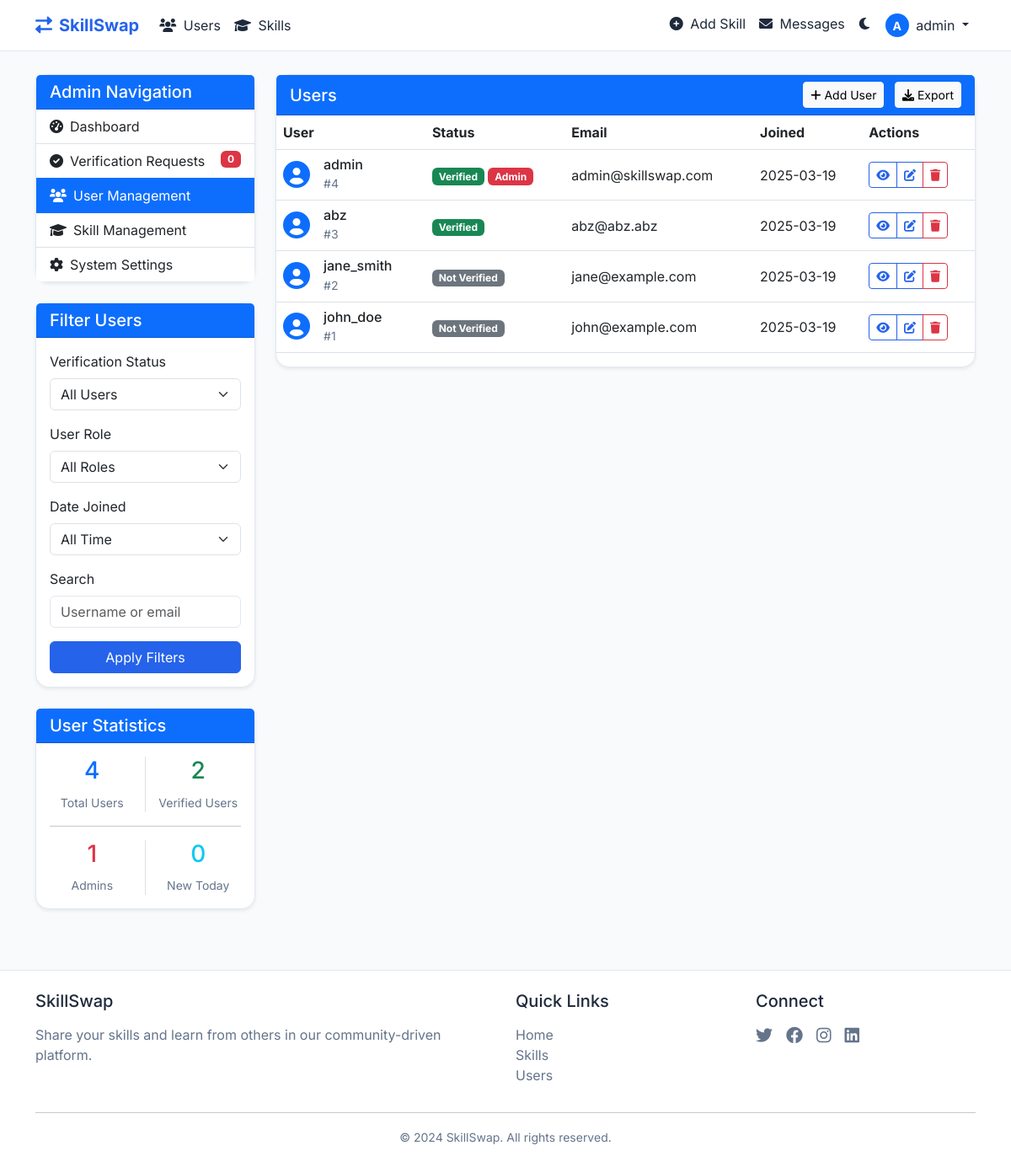
Page /admin/users (signed in) on the committed database.
### app.py (models this page shows)
class User(UserMixin, db.Model):
    id = db.Column(db.Integer, primary_key=True)
    username = db.Column(db.String(80), unique=True, nullable=False)
    email = db.Column(db.String(120), unique=True, nullable=False)
    password_hash = db.Column(db.String(256), nullable=False)
    created_at = db.Column(db.DateTime, default=datetime.utcnow)
    is_verified = db.Column(db.Boolean, default=False)
    is_admin = db.Column(db.Boolean, default=False)
    skills = db.relationship('Skill', backref='user', lazy=True)
    verification_requests = db.relationship('VerificationRequest', backref='user', lazy=True)

### app.py (the view, shortened to what this page needs)
@app.route('/admin/users')
@login_required
@admin_required
def admin_users():
    page = request.args.get('page', 1, type=int)
    per_page = 20
    verified_filter = request.args.get('verified', 'all')
    role_filter = request.args.get('role', 'all')
    date_joined_filter = request.args.get('date_joined', 'all')
    search = request.args.get('search', '')
    query = User.query
    if verified_filter and verified_filter != 'all':
        is_verified = verified_filter == 'verified'
        query = query.filter_by(is_verified=is_verified)
    if role_filter and role_filter != 'all':
        is_admin = role_filter == 'admin'
        query = query.filter_by(is_admin=is_admin)
    query = query.order_by(User.created_at.desc())
    pagination = query.paginate(page=page, per_page=per_page, error_out=False)
    users = pagination.items
    stats = {
        'total_users': User.query.count(),
        'verified_users': User.query.filter_by(is_verified=True).count(),
        'admin_users': User.query.filter_by(is_admin=True).count(),
        'new_users_today': User.query.filter(
            User.created_at >= datetime.utcnow().replace(hour=0, minute=0, second=0, microsecond=0)
        ).count(),
        'pending_verifications': VerificationRequest.query.filter_by(status='pending').count()
    }
    return render_template(
        'admin/users.html',
        users=users,
        stats=stats,
        page=page,
        pages=pagination.pages
    )

### templates/admin/users.html (shortened to what this page needs)
{% extends "base.html" %}
{% block content %}
<div class="container py-4">
    <div class="row">
        <div class="col-lg-3">
            <div class="card shadow-sm mb-4">
                <div class="card-header bg-primary text-white">
                    <h5 class="mb-0">Admin Navigation</h5>
                </div>
                <div class="list-group list-group-flush">
                    <a href="{{ url_for('admin_dashboard') }}" class="list-group-item list-group-item-action">
                        <i class="fas fa-tachometer-alt me-2"></i>Dashboard
                    </a>
                    <a href="{{ url_for('admin_verification_requests') }}" class="list-group-item list-group-item-action">
                        <i class="fas fa-check-circle me-2"></i>Verification Requests
                        <span class="badge bg-danger float-end">{{ stats.pending_verifications }}</span>
                    </a>
                    <a href="{{ url_for('admin_users') }}" class="list-group-item list-group-item-action active">
                        <i class="fas fa-users me-2"></i>User Management
                    </a>
                    <a href="{{ url_for('admin_skills') }}" class="list-group-item list-group-item-action">
                        <i class="fas fa-graduation-cap me-2"></i>Skill Management
                    </a>
                    <a href="{{ url_for('admin_settings') }}" class="list-group-item list-group-item-action">
                        <i class="fas fa-cog me-2"></i>System Settings
                    </a>
                </div>
            </div>
            <div class="card shadow-sm mb-4">
                <div class="card-header bg-primary text-white">
                    <h5 class="mb-0">Filter Users</h5>
                </div>
                <div class="card-body">
                    <form action="{{ url_for('admin_users') }}" method="GET">
                        <div class="mb-3">
                            <label for="verified" class="form-label">Verification Status</label>
                            <select class="form-select" id="verified" name="verified">
                                <option value="all" {% if request.args.get('verified') == 'all' or not request.args.get('verified') %}selected{% endif %}>All Users</option>
                            </select>
                        </div>
                        <div class="mb-3">
                            <label for="role" class="form-label">User Role</label>
                            <select class="form-select" id="role" name="role">
                                <option value="all" {% if request.args.get('role') == 'all' or not request.args.get('role') %}selected{% endif %}>All Roles</option>
                            </select>
                        </div>
                        <div class="mb-3">
                            <label for="date_joined" class="form-label">Date Joined</label>
                            <select class="form-select" id="date_joined" name="date_joined">
                                <option value="all" {% if request.args.get('date_joined') == 'all' or not request.args.get('date_joined') %}selected{% endif %}>All Time</option>
                            </select>
                        </div>
                        <div class="mb-3">
                            <label for="search" class="form-label">Search</label>
                            <input type="text" class="form-control" id="search" name="search" placeholder="Username or email" value="{{ request.args.get('search', '') }}">
                        </div>
                        <div class="d-grid">
                            <button type="submit" class="btn btn-primary">Apply Filters</button>
                        </div>
                    </form>
                </div>
            </div>
            <div class="card shadow-sm">
                <div class="card-header bg-primary text-white">
                    <h5 class="mb-0">User Statistics</h5>
                </div>
                <div class="card-body">
                    <div class="row text-center">
                        <div class="col-6 border-end">
                            <h3 class="text-primary">{{ stats.total_users }}</h3>
                            <small class="text-muted">Total Users</small>
                        </div>
                        <div class="col-6">
                            <h3 class="text-success">{{ stats.verified_users }}</h3>
                            <small class="text-muted">Verified Users</small>
                        </div>
                    </div>
                    <hr>
                    <div class="row text-center">
                        <div class="col-6 border-end">
                            <h3 class="text-danger">{{ stats.admin_users }}</h3>
                            <small class="text-muted">Admins</small>
                        </div>
                        <div class="col-6">
                            <h3 class="text-info">{{ stats.new_users_today }}</h3>
                            <small class="text-muted">New Today</small>
                        </div>
                    </div>
                </div>
            </div>
        </div>
        <div class="col-lg-9">
            <div class="card shadow-sm">
                <div class="card-header bg-primary text-white d-flex justify-content-between align-items-center">
                    <h5 class="mb-0">Users</h5>
                    <div>
                        <a href="{{ url_for('admin_users_create') }}" class="btn btn-sm btn-light me-2">
                            <i class="fas fa-plus me-1"></i>Add User
                        </a>
                        {% if users %}
                        <a href="{{ url_for('admin_export_users') }}" class="btn btn-sm btn-light">
                            <i class="fas fa-download me-1"></i>Export
                        </a>
                        {% endif %}
                    </div>
                </div>
                {% if users %}
                <div class="table-responsive">
                    <table class="table table-hover align-middle">
                        <thead>
                            <tr>
                                <th>User</th>
                                <th>Status</th>
                                <th>Email</th>
                                <th>Joined</th>
                                <th>Actions</th>
                            </tr>
                        </thead>
                        <tbody>
                            {% for user in users %}
                            <tr>
                                <td>
                                    <div class="d-flex align-items-center">
                                        <div class="me-3">
                                            <i class="fas fa-user-circle fa-2x text-primary"></i>
                                        </div>
                                        <div>
                                            <h6 class="mb-0">{{ user.username }}</h6>
                                            <small class="text-muted">#{{ user.id }}</small>
                                        </div>
                                    </div>
                                </td>
                                <td>
                                    <div>
                                        {% if user.is_verified %}
                                            <span class="badge bg-success">Verified</span>
                                        {% else %}
                                            <span class="badge bg-secondary">Not Verified</span>
                                        {% endif %}
                                        {% if user.is_admin %}
                                            <span class="badge bg-danger">Admin</span>
                                        {% endif %}
                                    </div>
                                </td>
                                <td>{{ user.email }}</td>
                                <td>{{ user.created_at.strftime('%Y-%m-%d') }}</td>
                                <td>
                                    <div class="btn-group">
                                        <a href="{{ url_for('admin_user_detail', user_id=user.id) }}" class="btn btn-sm btn-outline-primary">
                                            <i class="fas fa-eye"></i>
                                        </a>
                                        <a href="{{ url_for('admin_user_edit', user_id=user.id) }}" class="btn btn-sm btn-outline-primary">
                                            <i class="fas fa-edit"></i>
                                        </a>
                                        <button type="button" class="btn btn-sm btn-outline-danger" data-bs-toggle="modal" data-bs-target="#deleteUserModal{{ user.id }}">
                                            <i class="fas fa-trash"></i>
                                        </button>
                                    </div>
                                </td>
                            </tr>
                            {% endfor %}
                        </tbody>
                    </table>
                </div>
                {% else %}
                <div class="card-body text-center py-5">
                    <i class="fas fa-users fa-3x text-muted mb-3"></i>
                    <p class="lead mb-0">No users found matching your criteria</p>
                </div>
                {% endif %}
            </div>
        </div>
    </div>
</div>
{% endblock %}

### templates/base.html (shortened to what this page needs)
<!DOCTYPE html>
<html lang="en">
<head>
    <link href="https://cdn.jsdelivr.net/npm/bootstrap@5.3.0/dist/css/bootstrap.min.css" rel="stylesheet">
    <link href="https://cdnjs.cloudflare.com/ajax/libs/font-awesome/6.0.0/css/all.min.css" rel="stylesheet">
    <link href="{{ url_for('static', filename='css/style.css') }}" rel="stylesheet">
</head>
<body>
    <nav class="navbar navbar-expand-lg fixed-top">
        <div class="container">
            <a class="navbar-brand" href="{{ url_for('index') }}">
                <i class="fas fa-exchange-alt me-2"></i>SkillSwap
            </a>
            <div class="collapse navbar-collapse" id="navbarNav">
                <ul class="navbar-nav me-auto">
                    <li class="nav-item">
                        <a class="nav-link" href="{{ url_for('users_list') }}">
                            <i class="fas fa-users me-1"></i> Users
                        </a>
                    </li>
                    <li class="nav-item">
                        <a class="nav-link" href="{{ url_for('skills_list') }}">
                            <i class="fas fa-graduation-cap me-1"></i> Skills
                        </a>
                    </li>
                </ul>
                <ul class="navbar-nav">
                    {% if current_user.is_authenticated %}
                    <li class="nav-item">
                        <a class="nav-link" href="{{ url_for('add_skill') }}">
                            <i class="fas fa-plus-circle me-1"></i> Add Skill
                        </a>
                    </li>
                    <li class="nav-item">
                        <a class="nav-link" href="{{ url_for('messages_inbox') }}">
                            <i class="fas fa-envelope me-1"></i> Messages
                        </a>
                    </li>
                    {% endif %}
                    <li class="nav-item">
                        <div class="theme-toggle nav-link" onclick="toggleTheme()">
                            <i class="fas fa-moon"></i>
                        </div>
                    </li>
                    {% if current_user.is_authenticated %}
                        <li class="nav-item dropdown">
                            <a class="nav-link dropdown-toggle" href="#" id="navbarDropdown" role="button" data-bs-toggle="dropdown">
                                <span class="avatar-circle bg-primary me-1">{{ current_user.username[0] | upper }}</span>
                                {{ current_user.username }}
                            </a>
                        </li>
                    {% endif %}
                </ul>
            </div>
        </div>
    </nav>
    <main style="margin-top: 4rem;">
        {% block content %}{% endblock %}
    </main>
    <footer class="footer mt-5 py-4">
        <div class="container">
            <div class="row">
                <div class="col-md-6">
                    <h5 class="mb-3">SkillSwap</h5>
                    <p class="text-muted">Share your skills and learn from others in our community-driven platform.</p>
                </div>
                <div class="col-md-3">
                    <h5 class="mb-3">Quick Links</h5>
                    <ul class="list-unstyled">
                        <li><a href="{{ url_for('index') }}" class="text-decoration-none text-muted">Home</a></li>
                        <li><a href="{{ url_for('skills_list') }}" class="text-decoration-none text-muted">Skills</a></li>
                        <li><a href="{{ url_for('users_list') }}" class="text-decoration-none text-muted">Users</a></li>
                    </ul>
                </div>
                <div class="col-md-3">
                    <h5 class="mb-3">Connect</h5>
                    <div class="d-flex gap-3">
                        <a href="#" class="text-muted"><i class="fab fa-twitter fa-lg"></i></a>
                        <a href="#" class="text-muted"><i class="fab fa-facebook fa-lg"></i></a>
                        <a href="#" class="text-muted"><i class="fab fa-instagram fa-lg"></i></a>
                        <a href="#" class="text-muted"><i class="fab fa-linkedin fa-lg"></i></a>
                    </div>
                </div>
            </div>
            <hr>
            <div class="text-center text-muted">
                <small>&copy; {{ now.year if now else 2024 }} SkillSwap. All rights reserved.</small>
            </div>
        </div>
    </footer>
</body>
</html>

### rows in the picture
User: username "A", username "admin", id "4", is_verified "Verified", is_admin "Admin", email "admin@skillswap.com", created_at "2025-03-19"
User: username "abz", id "3", is_verified "Verified", email "abz@abz.abz", created_at "2025-03-19"
User: username "jane_smith", id "2", is_verified "Not Verified", email "jane@example.com", created_at "2025-03-19"
User: username "john_doe", id "1", is_verified "Not Verified", email "john@example.com", created_at "2025-03-19"

### other values in the picture
{{ stats.pending_verifications }} "0"
{{ stats.total_users }} "4"
{{ stats.verified_users }} "2"
{{ stats.admin_users }} "1"
{{ stats.new_users_today }} "0"
{{ now.year if now else 2024 }} "2024"
